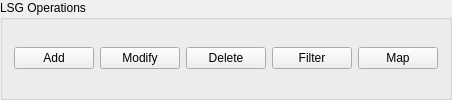
           <widget class="QGroupBox" name="operationsGroupBox">
            <property name="sizePolicy">
             <sizepolicy hsizetype="Preferred" vsizetype="Fixed">
              <horstretch>0</horstretch>
              <verstretch>0</verstretch>
             </sizepolicy>
            </property>
            <property name="minimumSize">
             <size>
              <width>421</width>
              <height>56</height>
             </size>
            </property>
            <property name="title">
             <string>LSG Operations</string>
            </property>
            <layout class="QGridLayout" name="gridLayout_3">
             <item row="0" column="0">
              <widget class="QPushButton" name="addPushButton">
               <property name="sizePolicy">
                <sizepolicy hsizetype="MinimumExpanding" vsizetype="Fixed">
                 <horstretch>0</horstretch>
                 <verstretch>0</verstretch>
                </sizepolicy>
               </property>
               <property name="maximumSize">
                <size>
                 <width>120</width>
                 <height>16777215</height>
                </size>
               </property>
               <property name="text">
                <string>Add</string>
               </property>
              </widget>
             </item>
             <item row="0" column="1">
              <widget class="QPushButton" name="modifyPushButton">
               <property name="sizePolicy">
                <sizepolicy hsizetype="MinimumExpanding" vsizetype="Fixed">
                 <horstretch>0</horstretch>
                 <verstretch>0</verstretch>
                </sizepolicy>
               </property>
               <property name="maximumSize">
                <size>
                 <width>120</width>
                 <height>16777215</height>
                </size>
               </property>
               <property name="text">
                <string>Modify</string>
               </property>
              </widget>
             </item>
             <item row="0" column="2">
              <widget class="QPushButton" name="closeOpPushButton">
               <property name="sizePolicy">
                <sizepolicy hsizetype="MinimumExpanding" vsizetype="Fixed">
                 <horstretch>0</horstretch>
                 <verstretch>0</verstretch>
                </sizepolicy>
               </property>
               <property name="maximumSize">
                <size>
                 <width>120</width>
                 <height>16777215</height>
                </size>
               </property>
               <property name="text">
                <string>Delete</string>
               </property>
              </widget>
             </item>
             <item row="0" column="3">
              <widget class="QPushButton" name="filterPushButton">
               <property name="sizePolicy">
                <sizepolicy hsizetype="MinimumExpanding" vsizetype="Fixed">
                 <horstretch>0</horstretch>
                 <verstretch>0</verstretch>
                </sizepolicy>
               </property>
               <property name="maximumSize">
                <size>
                 <width>120</width>
                 <height>16777215</height>
                </size>
               </property>
               <property name="text">
                <string>Filter</string>
               </property>
              </widget>
             </item>
             <item row="0" column="4">
              <widget class="QPushButton" name="mapPushButton">
               <property name="sizePolicy">
                <sizepolicy hsizetype="MinimumExpanding" vsizetype="Fixed">
                 <horstretch>0</horstretch>
                 <verstretch>0</verstretch>
                </sizepolicy>
               </property>
               <property name="maximumSize">
                <size>
                 <width>120</width>
                 <height>16777215</height>
                </size>
               </property>
               <property name="text">
                <string>Map</string>
               </property>
              </widget>
             </item>
            </layout>
           </widget>
